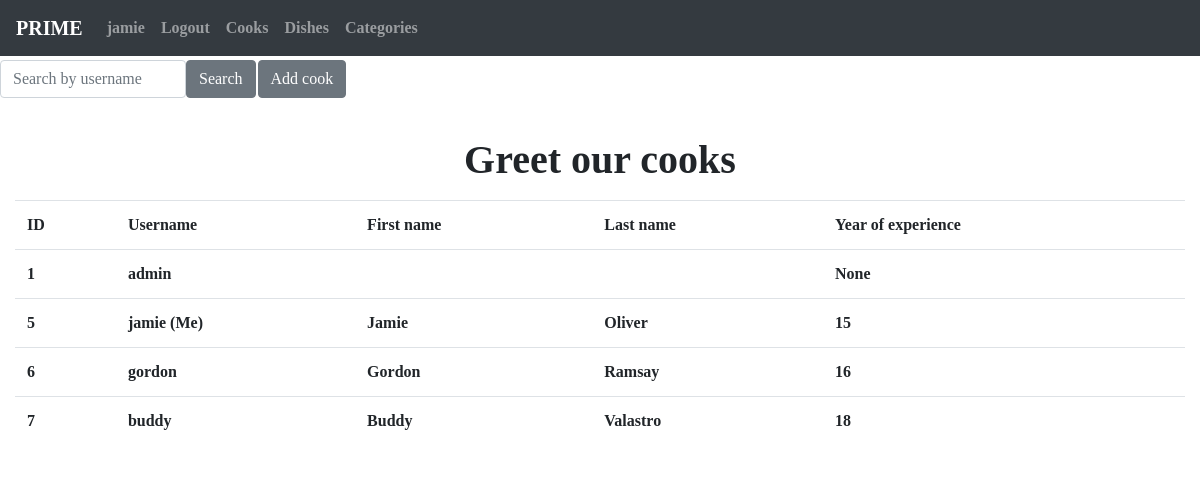
Screenshot of /cooks/ (signed in) with the database file from the repository.
### menu/models.py (models this page shows, shortened)
class Cook(AbstractUser):
    years_of_experience = models.IntegerField(null=True)
    def get_absolute_url(self):
        return reverse("menu:cook-detail", kwargs={"pk": self.pk})

### menu/views.py (the view)
class CookListView(LoginRequiredMixin, generic.ListView):
    model = Cook
    queryset = Cook.objects.prefetch_related("dishes__category")
    paginate_by = 5
    def get_context_data(self, *, object_list=None, **kwargs):
        context = super(CookListView, self).get_context_data(**kwargs)
        username = self.request.GET.get("username", "")
        context["search_form"] = CookSearchForm(initial={
            "username": username
        })
        return context
    def get_queryset(self):
        form = CookSearchForm(self.request.GET)
        if form.is_valid():
            return self.queryset.filter(
                username__icontains=form.cleaned_data["username"]
            )

### menu/forms.py
class CookSearchForm(forms.Form):
    username = forms.CharField(
        max_length=255,
        required=False,
        label="",
        widget=forms.TextInput(
            attrs={"placeholder": "Search by username"}
        )
    )

### templates/menu/cook_list.html
{% extends "base.html" %}
{% load crispy_forms_filters %}
{% block content %}
  <div class="row">
    <div class="col-sm-6 pl-0">
     <form action="" method="get" class="form-inline">
      {{ search_form|crispy }}
      <input type="submit" value="Search" class="btn btn-secondary">
      <a href="{% url 'menu:cook-create' %}" class="btn btn-secondary link-to-page">
        Add cook
      </a>
     </form>
    </div>
  </div>
    <h1 class="py-2 text-center margin font-weight-bolder">
      Greet our cooks
    </h1>
    {% if cook_list %}
    <table class="table table-hover">
      <tr>
        <th>ID</th>
        <th>Username</th>
        <th>First name</th>
        <th>Last name</th>
        <th>Year of experience</th>
      </tr>
    {% for cook in cook_list %}
      <tr>
        <td>{{ cook.id }}</td>
        <td>
          <a class="text-body" href="{{ cook.get_absolute_url }}">
            {{ cook.username }} {% if user == cook %} (Me){% endif %}
          </a>
        </td>
        <td>{{ cook.first_name }}</td>
        <td>{{ cook.last_name }}</td>
        <td>{{ cook.years_of_experience }}</td>
      </tr>
    {% endfor %}
    </table>
    {% else %}
      <p>There are no cooks in the service.</p>
    {% endif %}
{% endblock %}

### templates/includes/sidebar.html
<nav class="navbar navbar-expand-sm bg-dark navbar-dark">
  <a class="navbar-brand" href="{% url 'menu:index' %}">PRIME</a>
  <ul class="navbar-nav">
    {% if user.is_authenticated %}
      <li class="nav-item">
        <a class="nav-link" href="{{ user.get_absolute_url }}">
          {{ user.get_username }}
        </a>
      </li>
      <li class="nav-item">
        <a class="nav-link" href="{% url 'logout'%}?next={{request.path}}">
          Logout
        </a>
      </li>
    {% else %}
      <li class="nav-item">
        <a class="nav-link" href="{% url 'login'%}?next={{request.path}}">
          Login
        </a>
      </li>
    {% endif %}
    <li class="nav-item">
      <a class="nav-link" href="{% url 'menu:cook-list' %}">
        Cooks
      </a>
    </li>
    <li class="nav-item">
      <a class="nav-link" href="{% url 'menu:dish-list' %}">
        Dishes
      </a>
    </li>
    <li class="nav-item">
      <a class="nav-link" href="{% url 'menu:category-list' %}">
        Categories
      </a>
    </li>
  </ul>
</nav>

### static/css/styles.css (style rules this page uses)
.link-to-page { float: right; margin: 0 2px 0 2px; }
.margin { margin-top: 30px; }

### rows the page displays
Cook: get_username "jamie", id "5", username "jamie", shows "(Me)", first_name "Jamie", last_name "Oliver", years_of_experience "15"
Cook: id "1", username "admin", years_of_experience "None"
Cook: id "6", username "gordon", first_name "Gordon", last_name "Ramsay", years_of_experience "16"
Cook: id "7", username "buddy", first_name "Buddy", last_name "Valastro", years_of_experience "18"
